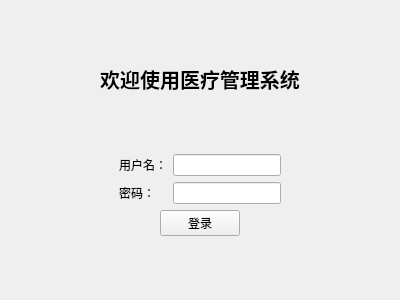
<?xml version="1.0" encoding="UTF-8"?>
<ui version="4.0">
 <class>LoginView</class>
 <widget class="QWidget" name="LoginView">
  <property name="geometry">
   <rect>
    <x>0</x>
    <y>0</y>
    <width>400</width>
    <height>300</height>
   </rect>
  </property>
  <property name="windowTitle">
   <string>登录</string>
  </property>
  <layout class="QVBoxLayout" name="verticalLayout">
   <item>
    <spacer name="verticalSpacer">
     <property name="orientation">
      <enum>Qt::Orientation::Vertical</enum>
     </property>
     <property name="sizeHint" stdset="0">
      <size>
       <width>20</width>
       <height>46</height>
      </size>
     </property>
    </spacer>
   </item>
   <item>
    <widget class="QLabel" name="label">
     <property name="font">
      <font>
       <pointsize>15</pointsize>
       <bold>true</bold>
      </font>
     </property>
     <property name="text">
      <string>欢迎使用医疗管理系统</string>
     </property>
     <property name="alignment">
      <set>Qt::AlignmentFlag::AlignCenter</set>
     </property>
    </widget>
   </item>
   <item>
    <spacer name="verticalSpacer_2">
     <property name="orientation">
      <enum>Qt::Orientation::Vertical</enum>
     </property>
     <property name="sizeHint" stdset="0">
      <size>
       <width>20</width>
       <height>47</height>
      </size>
     </property>
    </spacer>
   </item>
   <item>
    <layout class="QHBoxLayout" name="horizontalLayout_2">
     <item>
      <spacer name="horizontalSpacer">
       <property name="orientation">
        <enum>Qt::Orientation::Horizontal</enum>
       </property>
       <property name="sizeHint" stdset="0">
        <size>
         <width>40</width>
         <height>20</height>
        </size>
       </property>
      </spacer>
     </item>
     <item>
      <layout class="QFormLayout" name="formLayout">
       <item row="0" column="0">
        <widget class="QLabel" name="label_2">
         <property name="text">
          <string>用户名：</string>
         </property>
        </widget>
       </item>
       <item row="0" column="1">
        <widget class="QLineEdit" name="inputUserName"/>
       </item>
       <item row="1" column="0">
        <widget class="QLabel" name="label_3">
         <property name="text">
          <string>密码：</string>
         </property>
        </widget>
       </item>
       <item row="1" column="1">
        <widget class="QLineEdit" name="inputUserPassword"/>
       </item>
      </layout>
     </item>
     <item>
      <spacer name="horizontalSpacer_2">
       <property name="orientation">
        <enum>Qt::Orientation::Horizontal</enum>
       </property>
       <property name="sizeHint" stdset="0">
        <size>
         <width>40</width>
         <height>20</height>
        </size>
       </property>
      </spacer>
     </item>
    </layout>
   </item>
   <item>
    <layout class="QHBoxLayout" name="horizontalLayout_3">
     <item>
      <spacer name="horizontalSpacer_3">
       <property name="orientation">
        <enum>Qt::Orientation::Horizontal</enum>
       </property>
       <property name="sizeHint" stdset="0">
        <size>
         <width>40</width>
         <height>20</height>
        </size>
       </property>
      </spacer>
     </item>
     <item>
      <layout class="QHBoxLayout" name="horizontalLayout">
       <item>
        <widget class="QPushButton" name="btSignin">
         <property name="text">
          <string>登录</string>
         </property>
        </widget>
       </item>
      </layout>
     </item>
     <item>
      <spacer name="horizontalSpacer_4">
       <property name="orientation">
        <enum>Qt::Orientation::Horizontal</enum>
       </property>
       <property name="sizeHint" stdset="0">
        <size>
         <width>40</width>
         <height>20</height>
        </size>
       </property>
      </spacer>
     </item>
    </layout>
   </item>
   <item>
    <spacer name="verticalSpacer_3">
     <property name="orientation">
      <enum>Qt::Orientation::Vertical</enum>
     </property>
     <property name="sizeHint" stdset="0">
      <size>
       <width>20</width>
       <height>46</height>
      </size>
     </property>
    </spacer>
   </item>
  </layout>
 </widget>
 <resources/>
 <connections/>
</ui>
